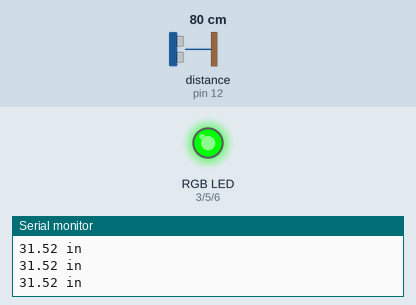
Recording of a sketch running on a simulated Arduino Uno, built with avr-gcc and run on an emulated ATmega328P. Parts: an RGB LED mixed from three pins (HIGH = lit), the last lines printed to the serial monitor. Wiring (inferred from the names in the program): ultrasonic range finder: trigger pin 11; echo pin 12. Inputs (shaded band) come from the test bench; at power-on: distance to the obstacle (sensor on pin 12) 80 cm. The echo pulse lasts 58.3 µs per cm; pins used as bus, display or sensor lines are not drawn.

Above: at 1.2 s.
1.3 s: distance to the obstacle (sensor on pin 12) set to 55 cm
2.8 s: distance to the obstacle (sensor on pin 12) set to 48 cm
At 3.6 s:
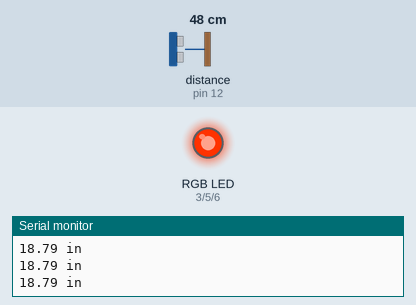
4.3 s: distance to the obstacle (sensor on pin 12) set to 27 cm
5.8 s: distance to the obstacle (sensor on pin 12) set to 24 cm
At 6.1 s:
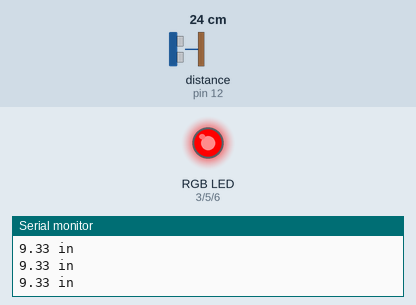
7.3 s: distance to the obstacle (sensor on pin 12) set to 60 cm
At 8.0 s:
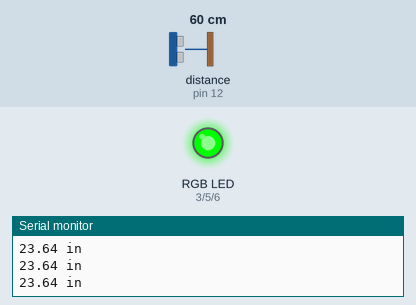
8.8 s: distance to the obstacle (sensor on pin 12) set to 2 cm
At 9.1 s:
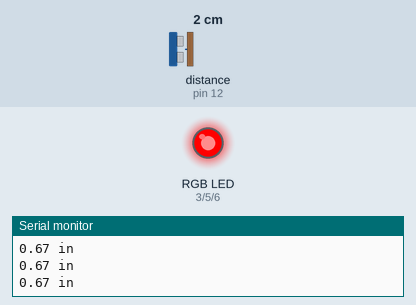
Timing chart, 0 to 11.3 s (numbered marks = the images above; inputs shaded):
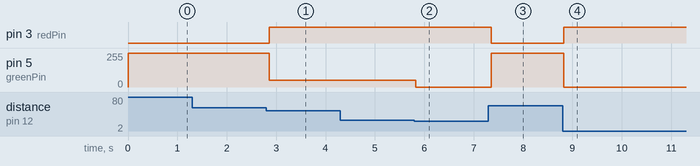

The sketch:

Circuit_3B_DistanceSensor.ino
```cpp
/*
 * Circuit 3B-Distance Sensor
 * Control the color of an RGB LED using an ultrasonic distance sensor
 */

// constant-value integers to store pin connections for sensor and LED legs
const int trigPin = 11;
const int echoPin = 12;
const int redPin = 3;
const int greenPin = 5;
const int bluePin = 6;
// float variable to store distance value
float distance = 0;

void setup() {
  // begin serial communication at 9600 baud
  Serial.begin(9600);
  // set sensor trigger pin as output and sensor echo pin as input
  pinMode(trigPin, OUTPUT);
  pinMode(echoPin, INPUT);
  // set LED pins as output
  pinMode(redPin, OUTPUT);
  pinMode(greenPin, OUTPUT);
  pinMode(bluePin, OUTPUT);
}

void loop() {
  // measure distance between sensor and any detected object
  distance = getDistance();
  // print distance in inches
  Serial.print(distance);
  Serial.println(" in");

  // if object detected less than 10 inches away, set LED to red
  if(distance <= 10){
    analogWrite(redPin, 255);
    analogWrite(greenPin, 0);
    analogWrite(bluePin, 0);

  // if object detected 10-20 inches away, set LED to yellow-orange
  } else if(10 < distance && distance < 20){
    analogWrite(redPin, 255);
    analogWrite(greenPin, 50);
    analogWrite(bluePin, 0);

  // if no object detected within 20 inches, set LED to green
  } else{
    analogWrite(redPin, 0);
    analogWrite(greenPin, 255);
    analogWrite(bluePin, 0);
  }
  delay(50);  // wait 50ms before checking again - gives time to actually run code
}

//------------FUNCTIONS-------------

float getDistance(){
 // variables to store measured time between signal echos and calculated distance values
  float echoTime;
  float calculatedDistance;

  // output a pulse signal on trigger pin
  digitalWrite(trigPin, HIGH);
  delayMicroseconds(10);
  digitalWrite(trigPin, LOW);

  // measure time between pulses on echo pin
  echoTime = pulseIn(echoPin, HIGH);

  // convert from time to distance in inches
  calculatedDistance = echoTime/148.0;

  return calculatedDistance;
}
```

Measured:
- the behaviour switches between 51 and 50 cm on distance to the obstacle (sensor on pin 12) (found by bisection; images 0 and 1)
- the behaviour switches between 26 and 25 cm on distance to the obstacle (sensor on pin 12) (found by bisection; images 1 and 2)
- after the input at 2.8 s, pin 3 (redPin): LOW → HIGH after 0.06 s; pin 5 (greenPin): 255/255 → 50/255 after 0.06 s
- after the input at 5.8 s, pin 5 (greenPin): 50/255 → 0/255 at once
- after the input at 7.3 s, pin 3 (redPin): HIGH → LOW after 0.05 s; pin 5 (greenPin): 0/255 → 255/255 after 0.05 s
- after the input at 8.8 s, pin 3 (redPin): LOW → HIGH at once; pin 5 (greenPin): 255/255 → 0/255 at once
